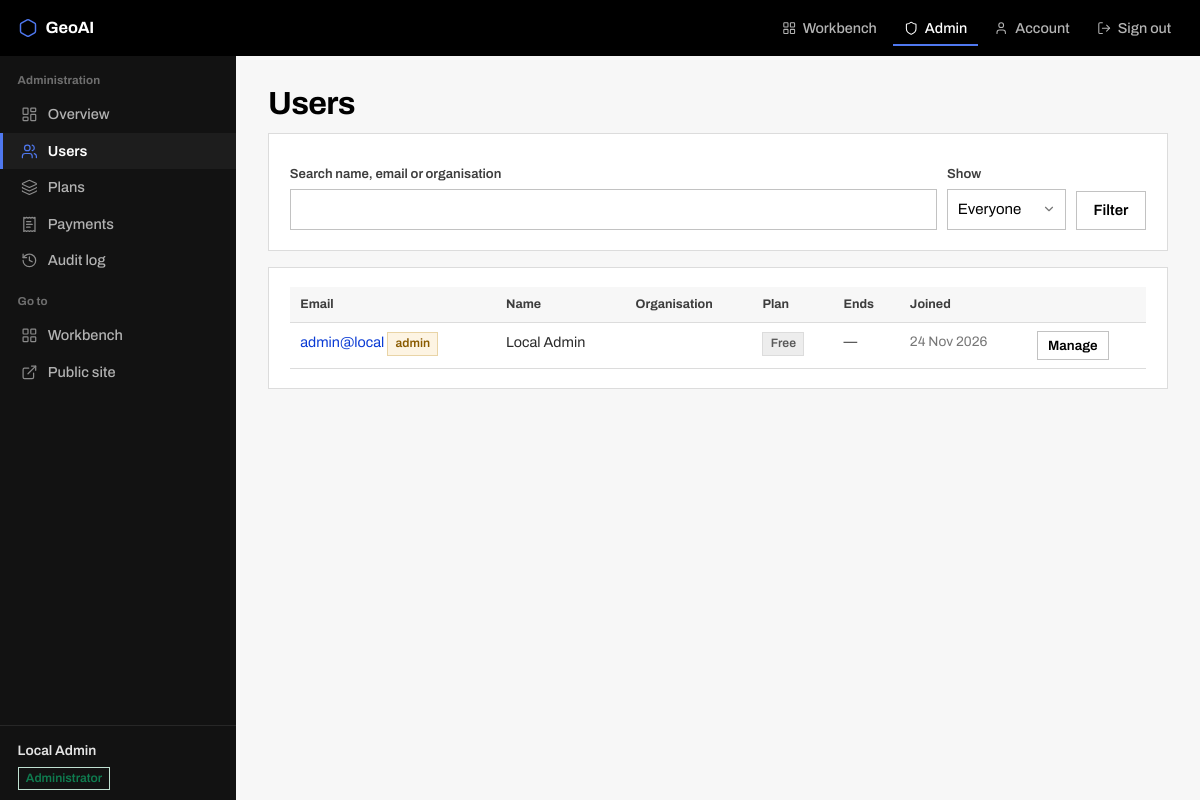
/admin/users (signed in), run on an earlier commit of the app's database.
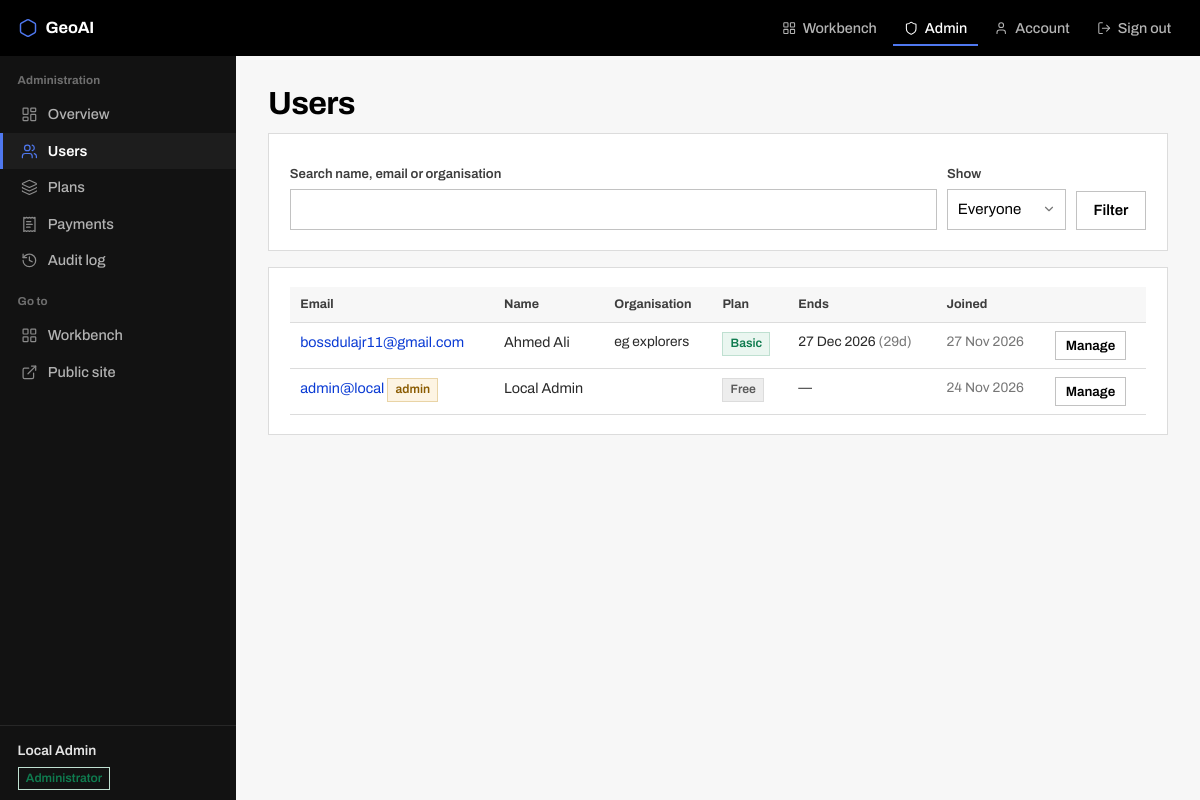
And on a later commit of the database.
### portal/models.py (models this page shows, shortened)
class User(UserMixin, db.Model):
    __tablename__ = "users"
    id = db.Column(db.Integer, primary_key=True)
    email = db.Column(db.String(190), unique=True, nullable=False, index=True)
    name = db.Column(db.String(120), nullable=False, default="")
    organisation = db.Column(db.String(160), nullable=False, default="")
    phone = db.Column(db.String(40), nullable=False, default="")
    password_hash = db.Column(db.String(255), nullable=False)
    is_admin = db.Column(db.Boolean, nullable=False, default=False)
    is_active_account = db.Column(db.Boolean, nullable=False, default=True)
    created_at = db.Column(db.DateTime, nullable=False, default=now)
    last_login = db.Column(db.DateTime)
    subscriptions = db.relationship("Subscription", back_populates="user", cascade="all, delete-orphan",
                                    order_by="Subscription.id.desc()")
    payments = db.relationship("Payment", back_populates="user", cascade="all, delete-orphan")
    @property
    def is_active(self):
        return self.is_active_account
    @property
    def subscription(self):
        for s in self.subscriptions:
            if s.is_live:
                return s
        return None
    @property
    def plan(self):
        s = self.subscription
        return s.plan if s else Plan.query.filter_by(code="free").first()
    @property
    def plan_name(self):
        p = self.plan
        return p.name if p else "No plan"
    @property
    def expires_at(self):
        s = self.subscription
        return _aware(s.ends_at) if s else None
    @property
    def days_left(self):
        e = self.expires_at
        return None if e is None else max((e - now()).days, 0)
    def allowed_sections(self):
        if self.is_admin:
            return released(SECTIONS)
        p = self.plan
        return p.section_list if p else released(FREE_SECTIONS)

class Plan(db.Model):
    __tablename__ = "plans"
    id = db.Column(db.Integer, primary_key=True)
    code = db.Column(db.String(32), unique=True, nullable=False)        # free, basic, pro
    name = db.Column(db.String(80), nullable=False)
    price = db.Column(db.Float, nullable=False, default=0.0)
    currency = db.Column(db.String(8), nullable=False, default="TZS")
    period_days = db.Column(db.Integer, nullable=False, default=30)
    sections = db.Column(db.Text, nullable=False, default="")           # comma-separated keys of SECTIONS
    can_download = db.Column(db.Boolean, nullable=False, default=False)
    max_uploads_per_month = db.Column(db.Integer, nullable=False, default=0)   # 0 = no limit
    seats = db.Column(db.Integer, nullable=False, default=1)
    is_public = db.Column(db.Boolean, nullable=False, default=True)     # shown on the pricing page
    sort = db.Column(db.Integer, nullable=False, default=0)

class Subscription(db.Model):
    __tablename__ = "subscriptions"
    id = db.Column(db.Integer, primary_key=True)
    user_id = db.Column(db.Integer, db.ForeignKey("users.id"), nullable=False, index=True)
    plan_id = db.Column(db.Integer, db.ForeignKey("plans.id"), nullable=False)
    started_at = db.Column(db.DateTime, nullable=False, default=now)
    ends_at = db.Column(db.DateTime, nullable=False)
    status = db.Column(db.String(24), nullable=False, default="active")   # active, cancelled, expired
    note = db.Column(db.String(255), nullable=False, default="")
    created_by = db.Column(db.String(190), nullable=False, default="")    # admin email, or the gateway
    user = db.relationship("User", back_populates="subscriptions")
    plan = db.relationship("Plan")
    @property
    def is_live(self):
        return self.status == "active" and _aware(self.ends_at) > now()

### portal/admin.py (the view)
@bp.route("/users")
@admin_only
def users():
    q = request.args.get("q", "").strip()
    query = User.query
    if q:
        like = f"%{q}%"
        query = query.filter(or_(User.email.ilike(like), User.name.ilike(like),
                                 User.organisation.ilike(like)))
    show = request.args.get("show", "all")
    people = query.order_by(User.created_at.desc()).all()
    if show == "paid":
        people = [u for u in people if u.subscription]
    elif show == "free":
        people = [u for u in people if not u.subscription]
    elif show == "suspended":
        people = [u for u in people if not u.is_active_account]
    return render_template("admin/users.html", people=people, q=q, show=show,
                           plans=Plan.query.order_by(Plan.sort).all())

### portal/admin.py (called while the page is built)
def admin_only(f):
    @wraps(f)
    @login_required
    def wrapper(*a, **kw):
        if not current_user.is_admin:
            abort(403)
        return f(*a, **kw)
    return wrapper

### portal/app/__init__.py (called while the page is built)
def visible_sections():
    return [s for s in SECTIONS if s["key"] not in NEXT_VERSION]

def upload_allowance():
    if current_user.is_admin:
        return 0, None, None
    used, limit = current_user.upload_allowance()
    return used, limit, None if limit is None else max(limit - used, 0)

def nav_context():
    if not current_user.is_authenticated:
        return {"app_sections": [], "locked_count": 0, "allowance": (0, None, None)}
    allowed = set(current_user.allowed_sections())
    have = set(store.sections_with_results(current_user.id))
    items = [{**s, "open": s["key"] in allowed, "has_result": s["key"] in have}
             for s in visible_sections()]
    return {"app_sections": items, "locked_count": sum(0 if i["open"] else 1 for i in items),
            "allowance": upload_allowance()}

### portal/app/store.py (called while the page is built)
def root():
    base = Path(current_app.config["DATA_DIR"]) / "work"
    base.mkdir(parents=True, exist_ok=True)
    return base

### portal/models.py (called while the page is built)
def released(keys):
    return [k for k in keys if k not in NEXT_VERSION]

### portal/templates/admin/users.html
{% set page_title = "Users" %}
{% extends "admin/layout.html" %}
{% block main %}
<h1>Users</h1>
<div class="card">
<form method="get" style="display:flex;gap:.6rem;align-items:end;flex-wrap:wrap">
  <div style="flex:1;min-width:220px"><label for="q">Search name, email or organisation</label>
    <input id="q" name="q" value="{{ q }}"></div>
  <div><label for="show">Show</label><select id="show" name="show">
    {% for v, t in [('all','Everyone'),('paid','Paying'),('free','Free only'),('suspended','Suspended')] %}
    <option value="{{ v }}" {{ 'selected' if show==v }}>{{ t }}</option>{% endfor %}</select></div>
  <button class="btn sec" type="submit">Filter</button>
</form>
</div>
<div class="card">
<table>
<tr><th>Email</th><th>Name</th><th>Organisation</th><th>Plan</th><th>Ends</th><th>Joined</th><th></th></tr>
{% for u in people %}
<tr>
  <td><a href="{{ url_for('admin.user_detail', uid=u.id) }}">{{ u.email }}</a>
      {% if u.is_admin %}<span class="tag warn">admin</span>{% endif %}
      {% if not u.is_active_account %}<span class="tag err">suspended</span>{% endif %}</td>
  <td>{{ u.name }}</td><td class="small">{{ u.organisation }}</td>
  <td>{% if u.subscription %}<span class="tag ok">{{ u.plan_name }}</span>
      {% else %}<span class="tag no">{{ u.plan_name }}</span>{% endif %}</td>
  <td class="small">{% if u.expires_at %}{{ u.expires_at.strftime('%d %b %Y') }}
      <span class="muted">({{ u.days_left }}d)</span>{% else %}—{% endif %}</td>
  <td class="small muted">{{ u.created_at.strftime('%d %b %Y') }}</td>
  <td><a class="btn sm sec" href="{{ url_for('admin.user_detail', uid=u.id) }}">Manage</a></td>
</tr>
{% else %}<tr><td colspan="7" class="muted">Nobody matches that.</td></tr>{% endfor %}
</table>
</div>
{% endblock %}

### portal/templates/console.html (shortened to what this page needs)
{% extends "base.html" %}
{% block page %}
<div class="console">
  <aside class="rail" id="rail">
    {% block rail %}{% endblock %}
    <div class="rail-foot">
      <span class="who">{{ current_user.name or current_user.email }}</span>
      {% if current_user.is_admin %}
        <span class="tag ok">Administrator</span>
      {% endif %}
    </div>
  </aside>
  <main class="work">
    {% block main %}{% endblock %}
  </main>
</div>
{% endblock %}

What changed in the data, as far as the page shows it:
added User: email "bossdulajr11@gmail.com", name "Ahmed Ali", organisation "eg explorers", plan_name "Basic", expires_at "27 Dec 2026", days_left "29", created_at "27 Nov 2026"
